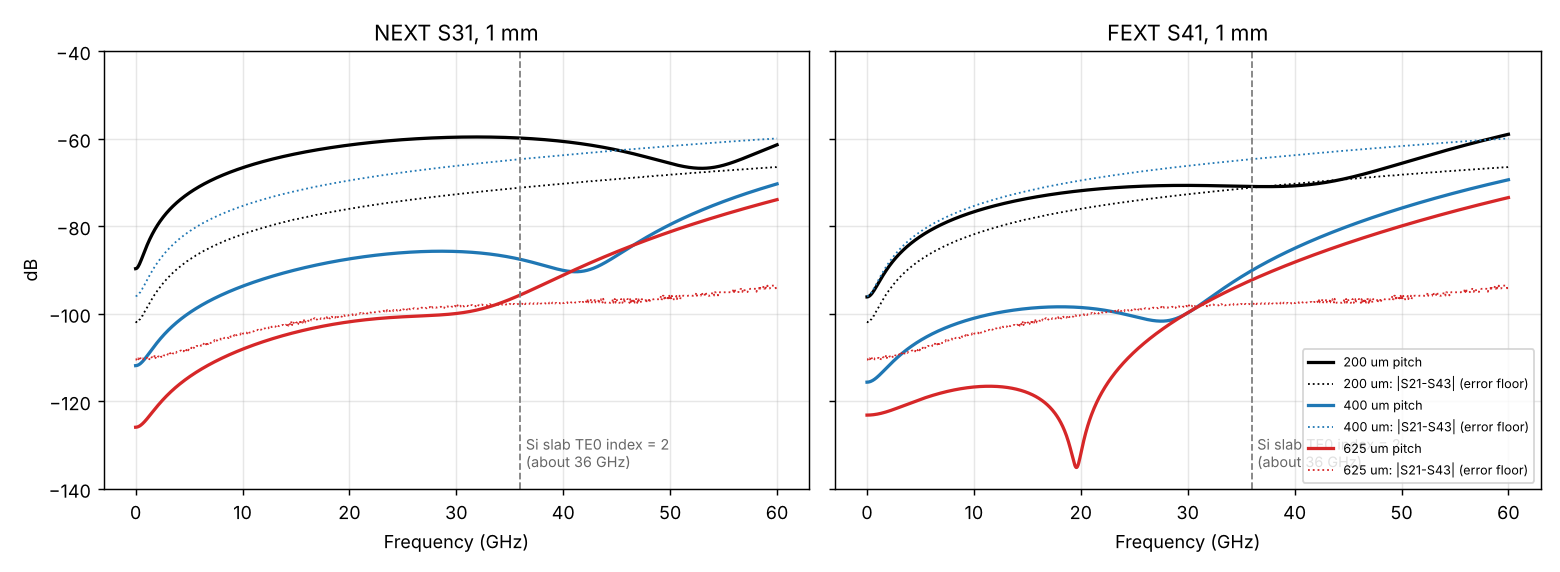

The Python source for this figure:
"""1 mm coupled pair at three channel pitches (200, 400, 625 um).
Solid: crosstalk. Dotted: |S21 - S43|, the line A / line B mismatch, which
should be zero by symmetry and so marks the numerical error floor."""
import numpy as np, matplotlib.pyplot as plt
from first_look_lib import load4
db = lambda x: 20*np.log10(abs(x) + 1e-30)
fig, ax = plt.subplots(1, 2, figsize=(12, 4.4), sharey=True)
for p, col in [(200, "k"), (400, "C0"), (625, "C3")]:
    f, S = load4(f"LINEA0_1MM_{p}UM_PITCH.s4p"); G = f/1e9
    for a, (r, t) in zip(ax, [(2, "NEXT S31"), (3, "FEXT S41")]):
        a.plot(G, db(S[:, r, 0]), color=col, lw=1.8, label=f"{p} um pitch")
        a.plot(G, db(S[:, 1, 0] - S[:, 3, 2]), color=col, lw=1, ls=":", label=f"{p} um: |S21-S43| (error floor)")
for a, t in zip(ax, ["NEXT S31", "FEXT S41"]):
    a.axvline(36, color="0.5", lw=1, ls="--")
    a.text(36.5, -135, "Si slab TE0 index = 2\n(about 36 GHz)", fontsize=8, color="0.4")
    a.set_title(t + ", 1 mm"); a.set_xlabel("Frequency (GHz)"); a.grid(alpha=.3)
ax[0].set_ylabel("dB"); ax[0].set_ylim(-140, -40); ax[1].legend(fontsize=7, loc="lower right")
plt.tight_layout(); plt.savefig("pitch_compare.png", dpi=130)
